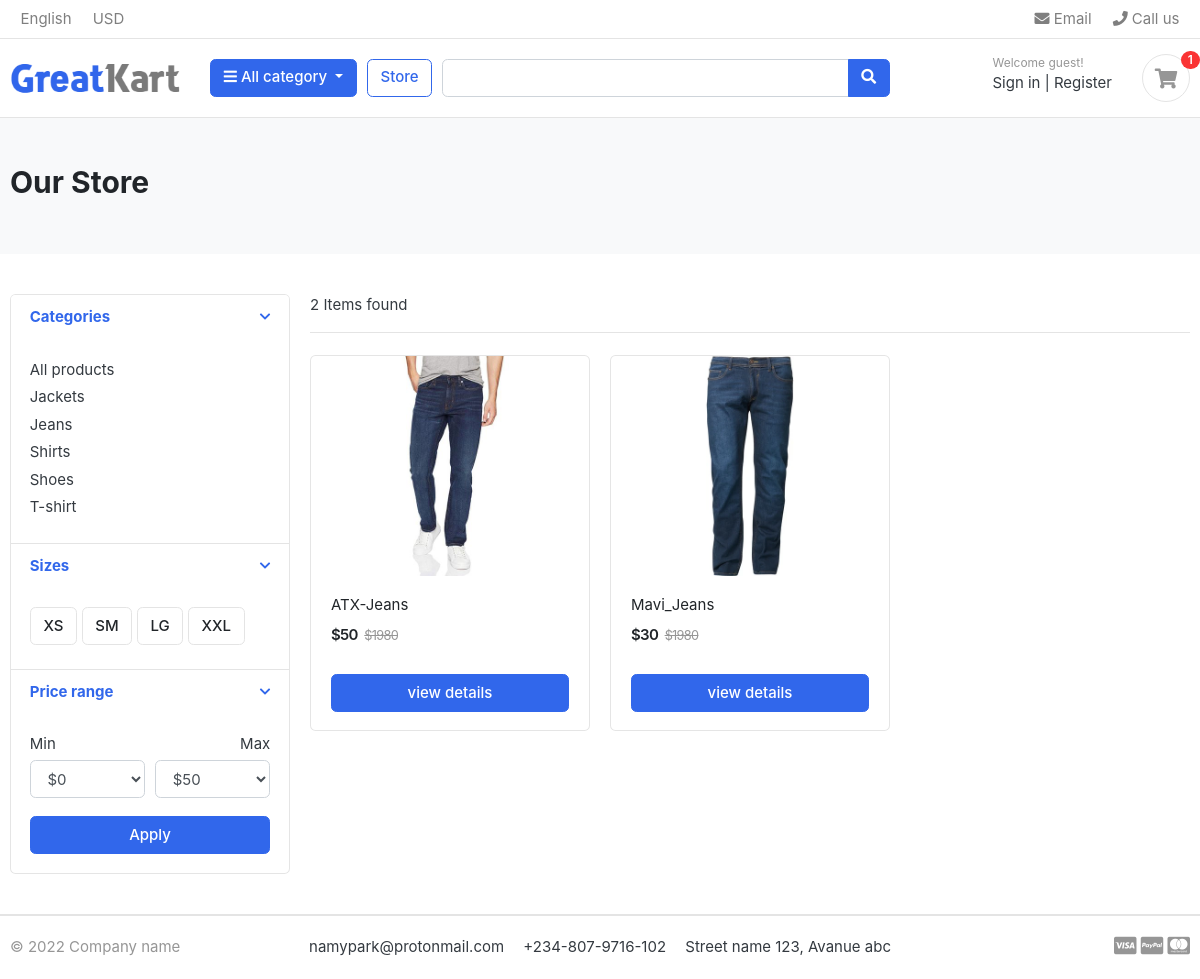
Page /store/category/jeans/ on the committed database.
### category/models.py (models this page shows, shortened)
class Category(models.Model):
    name = models.CharField(max_length=50)
    slug = models.SlugField(null=True)
    description = models.TextField(max_length=200, blank=True)
    image = models.ImageField(blank=True, null=True)
    class Meta:
        verbose_name = "category"
        verbose_name_plural = "categories"
    def get_absolute_url(self):
        return reverse("products_by_category", kwargs={"category_slug": self.slug})

### store/models.py (models this page shows)
class Product(models.Model):
    product_name = models.CharField(max_length=200, unique=True)
    description = models.TextField(max_length=200, null=True)
    slug = models.SlugField(max_length=200, unique=True)
    price = models.IntegerField()
    images = models.ImageField(upload_to="photos/products")
    stock = models.IntegerField()
    is_available = models.BooleanField(default=True)
    category = models.ForeignKey(Category, on_delete=models.CASCADE, null=True)
    created_date = models.DateTimeField(auto_now_add=True)
    modified_date = models.DateTimeField(auto_now=True)
    def get_absolute_url(self):
        return reverse(
            "product_detail",
            kwargs={"product_slug": self.slug, "category_slug": self.category.slug},
        )
    def __str__(self):
        return self.product_name

### store/views.py (the view)
# urls.py: path("store/", include("store.urls")),
def store(request, category_slug=None):
    categories = None
    products = None
    if category_slug != None:
        categories = get_object_or_404(Category, slug=category_slug)
        products = Product.objects.filter(
            category=categories, is_available=True
        ).order_by("id")
        custom_range, page_obj = pagination(request, products)
        product_count = products.count()
        print(products)
    else:
        products = Product.objects.all().filter(is_available=True).order_by("id")
        print(type(products))
        custom_range, page_obj = pagination(request, products)
        print((page_obj))
        product_count = products.count()
    context = {
        "products": page_obj,
        "product_count": product_count,
        "categories": categories,
        "custom_range": custom_range,
    }
    return render(request, "store/store.html", context)

### carts/context_processors.py (called while the page is built)
def cart_quantity(request):
    if "admin" in request.path:
        return {}
    else:
        quantity = CartItem.objects.all().aggregate(Sum("quantity"))
        return dict(quantity=quantity["quantity__sum"])

### category/context_processors.py (called while the page is built)
def menu_links(request):
    links = Category.objects.all()
    return dict(links=links)

### store/utils.py (called while the page is built)
def pagination(request, products):
    page = request.GET.get("page")
    if page == None:
        page = 1
    print(page)
    paginator = Paginator(products, 3)
    try:
        page_obj = paginator.get_page(page)
        print(page, "TRY")
    except EmptyPage:
        page = paginator.num_pages
        page_obj = paginator.get_page(page)
        print(page, "EMPTY PAGE")
    except PageNotAnInteger:
        page = 1
        page_obj = paginator.get_page(page)
        print(page, "PAGE NOT FOUND")
    except InvalidPage:
        page = 1
        page_obj = paginator.get_page(page)
    leftIndex = int(page) - 4
    if leftIndex < 1:
        leftIndex = 1
    rightIndex = int(page) + 5
    if rightIndex > paginator.num_pages:
        rightIndex = paginator.num_pages + 1
    custom_range = range(leftIndex, rightIndex)
    return custom_range, page_obj

### store/templates/store/store.html (shortened to what this page needs)
{% extends 'ecommerce/base.html' %} {% block content %}
<section class="section-pagetop bg">
  <div class="container">
  {% if 'search' in request.path %}
  <h2 class="title-page">Search result({{product_count}})</h2>
  {% else %}
    <h2 class="title-page">Our Store</h2>
  {% endif %}
</div>
</section>
<section class="section-content padding-y">
  <div class="container">
    <div class="row">
      <aside class="col-md-3">
        <div class="card">
          <article class="filter-group">
            <header class="card-header">
              <a
                href="#"
                data-toggle="collapse"
                data-target="#collapse_1"
                aria-expanded="true"
                class=""
              >
                <i class="icon-control fa fa-chevron-down"></i>
                <h6 class="title">Categories</h6>
              </a>
            </header>
            <div class="filter-content collapse show" id="collapse_1" style="">
              <div class="card-body">
                <ul class="list-menu">
                  <li>
                    <a href="{% url 'store' %}"> All products </a>
                  </li>
                  {% for category in links %}
                  <li>
                    <a href="{{ category.get_absolute_url }}">
                      {{ category.name }}
                    </a>
                  </li>
                  {% endfor %}
                </ul>
              </div>
            </div>
          </article>
          <article class="filter-group">
            <header class="card-header">
              <a
                href="#"
                data-toggle="collapse"
                data-target="#collapse_4"
                aria-expanded="true"
                class=""
              >
                <i class="icon-control fa fa-chevron-down"></i>
                <h6 class="title">Sizes</h6>
              </a>
            </header>
            <div class="filter-content collapse show" id="collapse_4" style="">
              <div class="card-body">
                <label class="checkbox-btn">
                  <span class="btn btn-light"> XS </span>
                </label>
                <label class="checkbox-btn">
                  <span class="btn btn-light"> SM </span>
                </label>
                <label class="checkbox-btn">
                  <span class="btn btn-light"> LG </span>
                </label>
                <label class="checkbox-btn">
                  <span class="btn btn-light"> XXL </span>
                </label>
              </div>
            </div>
          </article>
          <article class="filter-group">
            <header class="card-header">
              <a
                href="#"
                data-toggle="collapse"
                data-target="#collapse_3"
                aria-expanded="true"
                class=""
              >
                <i class="icon-control fa fa-chevron-down"></i>
                <h6 class="title">Price range</h6>
              </a>
            </header>
            <div class="filter-content collapse show" id="collapse_3" style="">
              <div class="card-body">
                <div class="form-row">
                  <div class="form-group col-md-6">
                    <label>Min</label>
                    <select class="mr-2 form-control">
                      <option value="0">$0</option>
                    </select>
                  </div>
                  <div class="form-group text-right col-md-6">
                    <label>Max</label>
                    <select class="mr-2 form-control">
                      <option value="50">$50</option>
                    </select>
                  </div>
                </div>
                <button class="btn btn-block btn-primary">Apply</button>
              </div>
            </div>
          </article>
        </div>
      </aside>
      <main class="col-md-9">
        <header class="border-bottom mb-4 pb-3">
          <div class="form-inline">
            <span class="mr-md-auto"> {{ product_count}} Item{{ product_count|pluralize:'s' }} found </span>
          </div>
        </header>
        <div class="row">
          {% if products %}
          {% for product in products %}
          <div class="col-md-4">
            <figure class="card card-product-grid">
              <div class="img-wrap">
                <a href="{{ product.get_absolute_url }}"
                  ><img src="{{ product.images.url }}"
                /></a>
              </div>
              <figcaption class="info-wrap">
                <div class="fix-height">
                  <a href="{{ product.get_absolute_url }}" class="title"
                    >{{product.product_name}}</a
                  >
                  <div class="price-wrap mt-2">
                    <span class="price">${{product.price}}</span>
                    <del class="price-old">$1980</del>
                  </div>
                </div>
                <a
                  href="{{product.get_absolute_url}}"
                  class="btn btn-block btn-primary"
                  >view details
                </a>
              </figcaption>
            </figure>
          </div>
          {% endfor %}
          {% else %}
          <div>
            <h2>NO RESULTS FOUND</h2>
          </div>
          {% endif %}
        </div>
      </main>
    </div>
  </div>
</section>
{% endblock %}

### ecommerce/static/css/ui.css (style rules this page uses)
html { font-family: "Inter", sans-serif; font-size: 15px; }
.img-wrap { text-align: center; display: block; }
.img-wrap img { max-width: 100%; }
.price-wrap { letter-spacing: -0.7px; }
.padding-y { padding-top: 40px; padding-bottom: 40px; }
figure { margin-bottom: 0; }
article:after, .form-group:after { display: block; clear: both; content: ""; }
.bg { background-color: #f8f9fa; }
.title-page { color: #212529; }
.btn-light { background-color: #fff; border-color: #e4e4e4; }
[class*=list-] li:after { visibility: hidden; display: block; content: ""; overflow: hidden; height: 0; clear: both; }
.list-menu { list-style: none; margin: 0; padding-left: 0; }
.list-menu li { margin-bottom: 5px; }
.list-menu a { color: #343a40; }
[class*=card-product] a.title { color: #212529; display: block; }
[class*=card-product] .img-wrap { overflow: hidden; position: relative; }
[class*=card-product] .img-wrap img { height: 100%; max-width: 100%; width: auto; display: inline-block; -o-object-fit: cover; object-fit: cover; }
.card-product-grid { margin-bottom: 20px; }
.card-product-grid .img-wrap { border-radius: 0.2rem 0.2rem 0 0; height: 220px; }
.card-product-grid .info-wrap { overflow: hidden; padding: 18px 20px; }
.card-product-grid .fix-height { height: 80px; overflow: hidden; }
.card .img-wrap { overflow: hidden; }
.price { font-weight: 600; color: #212529; }
.price-old { color: #969696; margin-left: 3px; font-size: 85%; }
.icon-control { margin-top: 5px; float: right; font-size: 80%; }
.card-header .title { margin-bottom: 0; line-height: 1.5; }
.filter-group { border-bottom: 1px solid #e4e4e4; }
.filter-group .card-header { border-bottom: 0; }
.filter-group:last-child { border-bottom: 0; }
.checkbox-btn { position: relative; }
.section-pagetop { padding: 45px 0; }

### rows in the picture
Category: name "Jackets"
Category: name "Jeans"
Category: name "Shirts"
Category: name "Shoes"
Category: name "T-shirt"
Product: images (picture), product_name "ATX-Jeans", price "50"
Product: images (picture), product_name "Mavi_Jeans", price "30"

### other values in the picture
{{ quantity }} "1"
{{ product_count }} "2"
